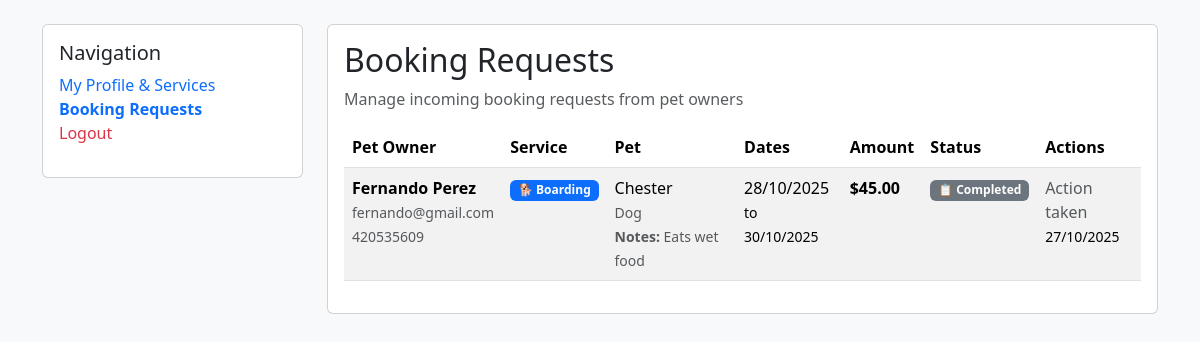
The app's page /sitter-inbox (signed in) with its own data.
### database.py (models this page shows, shortened)
class Booking(db.Model):
    id = db.Column(db.Integer, primary_key=True)
    owner_id = db.Column(db.Integer, db.ForeignKey('user.id'), nullable=False)
    sitter_id = db.Column(db.Integer, db.ForeignKey('user.id'), nullable=False)
    service_id = db.Column(db.Integer, db.ForeignKey('sitter_service.id'), nullable=False)
    status = db.Column(db.Enum(BookingStatus), default=BookingStatus.pending)
    start_date = db.Column(db.Date, nullable=False)
    end_date = db.Column(db.Date, nullable=False)
    fixed_amount = db.Column(db.Float, nullable=False)
    pet_type = db.Column(db.String(100), nullable=False)
    pet_name = db.Column(db.String(100), nullable=False)
    special_instructions = db.Column(db.Text)
    created_at = db.Column(db.DateTime, default=datetime.utcnow)
    updated_at = db.Column(db.DateTime, default=datetime.utcnow, onupdate=datetime.utcnow)
    confirmed_at = db.Column(db.DateTime)
    completed_at = db.Column(db.DateTime)

class User(db.Model):
    id = db.Column(db.Integer, primary_key=True)
    email = db.Column(db.String(255), unique=True, nullable=False)
    password = db.Column(db.String(255), nullable=False)
    role = db.Column(db.Enum(Role), nullable=False, default=Role.customer)
    created_at = db.Column(db.DateTime, default=datetime.utcnow)
    first_name = db.Column(db.String(100))
    last_name = db.Column(db.String(100))
    phone = db.Column(db.String(20))
    city = db.Column(db.String(100))
    suburb = db.Column(db.String(100))
    created_at = db.Column(db.DateTime, default=datetime.utcnow)
    sitter_services = db.relationship('SitterService', backref='sitter', lazy=True)
    owner_bookings = db.relationship('Booking', foreign_keys='Booking.owner_id', backref='owner', lazy=True)
    sitter_bookings = db.relationship('Booking', foreign_keys='Booking.sitter_id', backref='sitter', lazy=True)

### main.py (the view)
@app.route("/sitter-inbox")
def sitter_inbox():
    sitter = User.query.filter_by(email=session.get('user_email')).first()
    bookings = Booking.query.filter_by(sitter_id=sitter.id).order_by(Booking.created_at.desc()).all()
    return render_template("sitter_inbox.html", bookings=bookings)

### templates/sitter_inbox.html (shortened to what this page needs)
<!DOCTYPE html>
<html lang="en">
<head>
    <link href="https://cdn.jsdelivr.net/npm/bootstrap@5.3.2/dist/css/bootstrap.min.css" rel="stylesheet">
    <link rel="stylesheet" href="https://cdn.jsdelivr.net/npm/bootstrap-icons@1.11.1/font/bootstrap-icons.css">
</head>
<body class="bg-light">
    <div class="container mt-4">
        <div class="row">
            <div class="col-md-3">
                <div class="card">
                    <div class="card-body">
                        <h5 class="card-title">Navigation</h5>
                        <ul class="list-unstyled">
                            <li><a href="{{ url_for('sitter_dashboard') }}" class="text-decoration-none">My Profile & Services</a></li>
                            <li><a href="{{ url_for('sitter_inbox') }}" class="text-decoration-none fw-bold">Booking Requests</a></li>
                            <li><a href="{{ url_for('login') }}" class="text-decoration-none text-danger">Logout</a></li>
                        </ul>
                    </div>
                </div>
            </div>
            <div class="col-md-9">
                <div class="card">
                    <div class="card-body">
                        <h2 class="card-title">Booking Requests</h2>
                        <p class="text-muted">Manage incoming booking requests from pet owners</p>
                        <div class="table-responsive">
                            <table class="table table-striped">
                                <thead>
                                    <tr>
                                        <th>Pet Owner</th>
                                        <th>Service</th>
                                        <th>Pet</th>
                                        <th>Dates</th>
                                        <th>Amount</th>
                                        <th>Status</th>
                                        <th>Actions</th>
                                    </tr>
                                </thead>
                                <tbody>
                                    {% if bookings %}
                                        {% for booking in bookings %}
                                        <tr>
                                            <td>
                                                <strong>{{ booking.owner.first_name }} {{ booking.owner.last_name }}</strong>
                                                <br>
                                                <small class="text-muted">{{ booking.owner.email }}</small>
                                                <br>
                                                <small class="text-muted">{{ booking.owner.phone or 'No phone' }}</small>
                                            </td>
                                            <td>
                                                {% if booking.service.service_type.value == 'boarding' %}
                                                    <span class="badge bg-primary">🐕 Boarding</span>
                                                {% elif booking.service.service_type.value == 'daycare' %}
                                                    <span class="badge bg-success">🏠 Daycare</span>
                                                {% elif booking.service.service_type.value == 'walking' %}
                                                    <span class="badge bg-info">🚶 Walking</span>
                                                {% endif %}
                                            </td>
                                            <td>
                                                {{ booking.pet_name }}<br>
                                                <small class="text-muted">{{ booking.pet_type }}</small>
                                                {% if booking.special_instructions %}
                                                <br>
                                                <small class="text-muted"><strong>Notes:</strong> {{ booking.special_instructions }}</small>
                                                {% endif %}
                                            </td>
                                            <td>
                                                {{ booking.start_date.strftime('%d/%m/%Y') }}<br>
                                                <small>to {{ booking.end_date.strftime('%d/%m/%Y') }}</small>
                                            </td>
                                            <td><strong>${{ "%.2f"|format(booking.fixed_amount) }}</strong></td>
                                            <td>
                                                {% if booking.status.value == 'pending' %}
                                                    <span class="badge bg-warning">⏳ Pending</span>
                                                {% elif booking.status.value == 'confirmed' %}
                                                    <span class="badge bg-success">✅ Confirmed</span>
                                                {% elif booking.status.value == 'rejected' %}
                                                    <span class="badge bg-danger">❌ Rejected</span>
                                                {% elif booking.status.value == 'completed' %}
                                                    <span class="badge bg-secondary">📋 Completed</span>
                                                {% endif %}
                                            </td>
                                            <td>
                                                {% if booking.status.value == 'pending' %}
                                                    <form method="POST" action="{{ url_for('update_booking_status', booking_id=booking.id) }}" class="d-inline">
                                                        <input type="hidden" name="status" value="confirmed">
                                                        <button type="submit" class="btn btn-success btn-sm mb-1">Confirm</button>
                                                    </form>
                                                    <form method="POST" action="{{ url_for('update_booking_status', booking_id=booking.id) }}" class="d-inline">
                                                        <input type="hidden" name="status" value="rejected">
                                                        <button type="submit" class="btn btn-danger btn-sm mb-1">Reject</button>
                                                    </form>
                                                {% else %}
                                                    <span class="text-muted">Action taken</span>
                                                    <br>
                                                    <small>{{ booking.updated_at.strftime('%d/%m/%Y') }}</small>
                                                {% endif %}
                                            </td>
                                        </tr>
                                        {% endfor %}
                                    {% endif %}
                                </tbody>
                            </table>
                        </div>
                    </div>
                </div>
            </div>
        </div>
    </div>
</body>
</html>

### records on screen
Booking: owner.first_name "Fernando", owner.last_name "Perez", owner.email "fernando@gmail.com", owner "420535609", pet_name "Chester", pet_type "Dog", special_instructions "Eats wet food", start_date "28/10/2025", end_date "30/10/2025", fixed_amount "45.00", status "📋 Completed", updated_at "27/10/2025"
